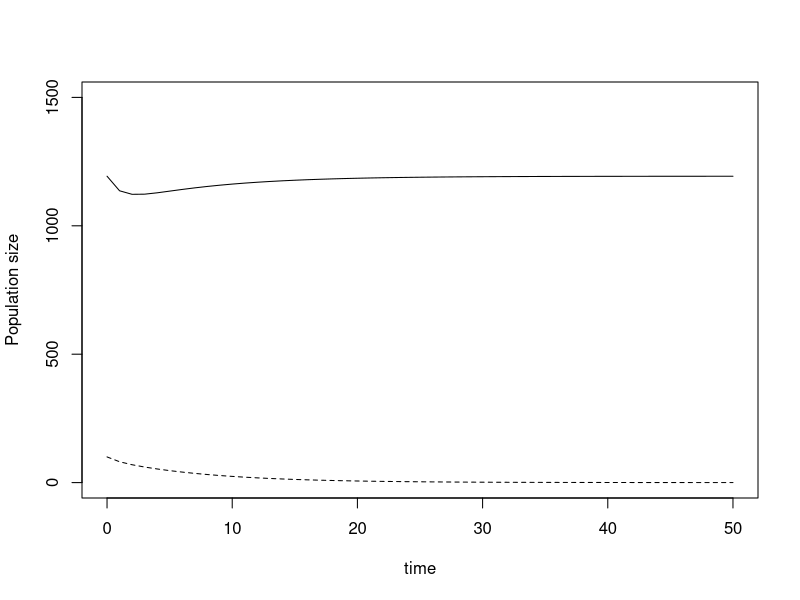

Source code (R):
## ---- chunk 1
# Parameter values
alpha <- 0.001
p0 <- 0.75
# Define the allele of the resident:
E = 0.5
# Define the allele of the mutant:
Em = 0.7
# Functions from top of p499 in text
b <- function(E){
  exp(E)
}
p <-function(E){
  p0 - E^2
}
# Initially the mutant is rare
Nm <- 100
# Initially resident population is at equilibrium (i.e. see just above equation 12.1.4 on p497 for the equation for equilibrium)
N <- (1/alpha)*(log(b(E)/(1-p(E))))
#Preallocate the dataframe
df <- data.frame(time = 0, res.popn.size = N, mut.popn.size = Nm)
for(t in seq(1,50,1)){
  N1 <- N*(b(E)*exp(-alpha*(N+Nm)) + p(E)) # equation 12.1.1a
  Nm1 <- Nm*(b(Em)*exp(-alpha*(N+Nm)) + p(Em)) # equation 12.1.1b
  new.result <- data.frame(time = t, res.popn.size = N1, mut.popn.size = Nm1)
  df <- rbind(df, new.result)
  N <- N1 # update the value of N(t) for the next iteration of the loop.
  Nm <- Nm1 # update the value of Nm(t) for the next iteration of the loop.
}
plot(df$time, df$res.popn.size, typ = "l", xlab = "time", ylab = "Population size", ylim = c(0,1500))
lines(df$time, df$mut.popn.size, lty = 2)
